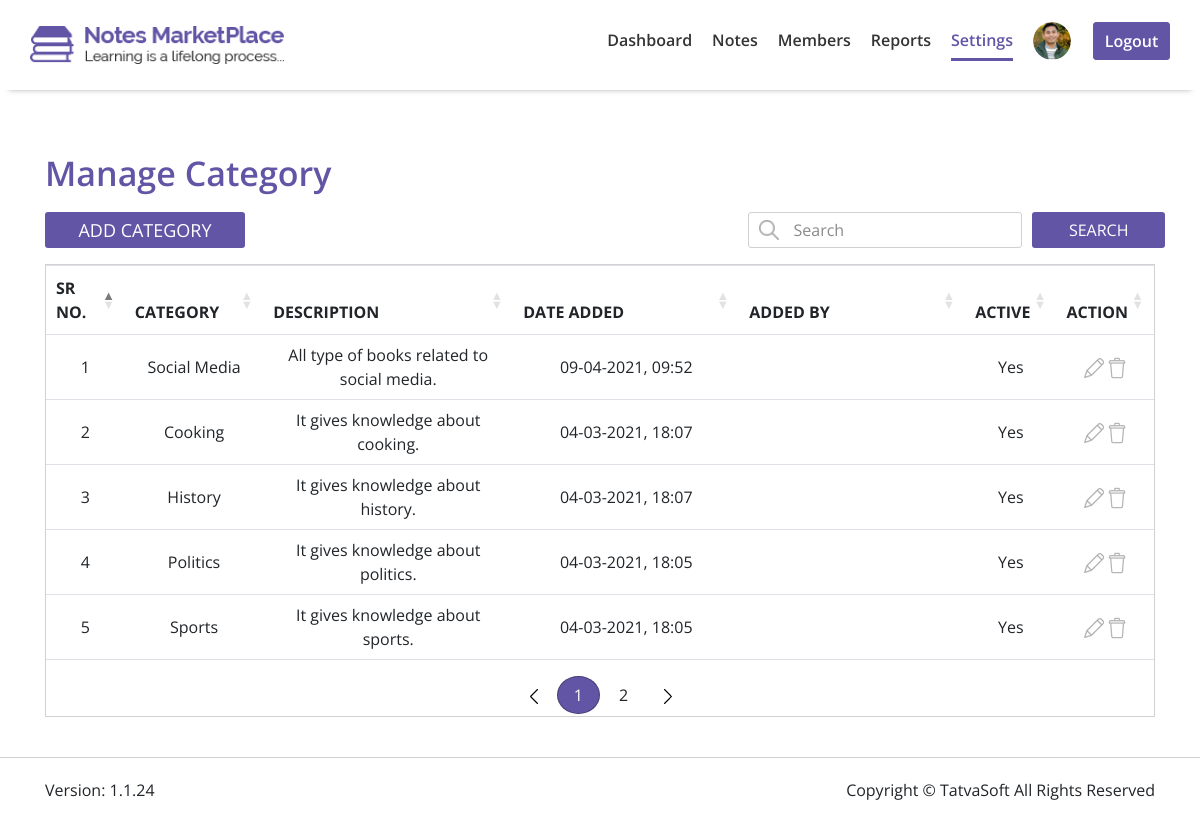
Screenshot of /MVC3/Notes-marketplace/SRS_Notes/Admin/manage-category.php (signed in) with the database file from the repository.
### tables this page shows
CREATE TABLE `notecategories` (
  `ID` int(11) NOT NULL,
  `Name` varchar(100) NOT NULL,
  `Description` varchar(255) NOT NULL,
  `CreatedDate` datetime DEFAULT current_timestamp(),
  `CreatedBy` int(11) DEFAULT NULL,
  `ModifiedDate` datetime DEFAULT current_timestamp(),
  `ModifiedBy` int(11) DEFAULT NULL,
  `IsActive` bit(1) NOT NULL
);

### MVC3/Notes-marketplace/SRS_Notes/Admin/manage-category.php (the view, shortened to what this page needs)
<?php
$page = 'settings';
?>
<!DOCTYPE html>
<html lang="en">
<head>
    <link rel="stylesheet" href="css/bootstrap/bootstrap.min.css">
    <link rel="stylesheet" href="//cdn.datatables.net/1.10.24/css/jquery.dataTables.min.css">
    <link rel="stylesheet" href="css/style.css">
    <link rel="stylesheet" href="css/responsive.css">
</head>
<body>
    <?php
    include 'admin-header.php';
    include 'db_conntect.php';
    ?>
    <section id="manage-category">
        <div class="content-box">
            <div class="container">
                <div class="row">
                    <div class="col-md-12 col-12">
                        <div class="horizontal-heading">
                            <h3>Manage Category</h3>
                        </div>
                    </div>
                </div>
                <div class="row">
                    <div class="col-md-6 col-12 text-left">
                        <div id="add-administrator">
                            <a class="btn add-category-btn" href="add-category.php" title="ADD ADMINISTRATOR" role="button">ADD CATEGORY</a>
                        </div>
                    </div>
                    <div class="col-md-6 col-sm-12 col-12">
                        <div class="row text-right">
                            <div class="col-md-3">
                            </div>
                            <div class="col-md-9 col-12 col-sm-12">
                                <div class="row">
                                    <div class="col-md-8 col-8 col-sm-8 table-search-bar">
                                        <div class="form-group">
                                            <input type="search" class="form-control" id="search" placeholder="Search">
                                        </div>
                                    </div>
                                    <div class="col-md-4 col-4 col-sm-4 table-header-search-btn">
                                        <div id="search-btn">
                                            <a class="btn table-search-btn" title="search" role="button">SEARCH</a>
                                        </div>
                                    </div>
                                </div>
                            </div>
                        </div>
                    </div>
                </div>
                <div class="row">
                    <div class="col-md-12">
                        <div class="manage-category-table table-responsive">
                            <table class="table table-hover" id="category-data-table">
                                <thead>
                                    <tr class="text-center">
                                        <th scope="col" class="table-header">SR NO.</th>
                                        <th scope="col" class="table-header">CATEGORY</th>
                                        <th scope="col" class="table-header">DESCRIPTION</th>
                                        <th scope="col" class="table-header date">DATE ADDED</th>
                                        <th scope="col" class="table-header seller">ADDED BY</th>
                                        <th scope="col" class="table-header">ACTIVE</th>
                                        <th scope="col" class="table-header">ACTION</th>
                                    </tr>
                                </thead>
                                <tbody>
                                    <?php
                                    $categorydata = "SELECT * FROM notecategories ORDER BY CreatedDate DESC";
                                    $categorydataquery = mysqli_query($conn, $categorydata);
                                    $count = mysqli_num_rows($categorydataquery);
                                    for ($i = 1; $i <= $count; $i++) {
                                        $cdata = mysqli_fetch_assoc($categorydataquery);
                                    ?>
                                        <tr style="height: 50px;" class="text-center">
                                            <td><?php echo $i; ?></td>
                                            <td><?php echo $cdata['Name']; ?></td>
                                            <td><?php echo $cdata['Description']; ?></td>
                                            <td><?php $addeddate =  $cdata['CreatedDate'];
                                                $date = strtotime($addeddate);
                                                echo date('d-m-Y, H:i', $date); ?></td>
                                            <td><?php
                                                ?></td>
                                            <td><?php
                                                if ($cdata['IsActive'] == 1) {
                                                    echo "Yes";
                                                } else {
                                                    echo "No";
                                                }
                                                ?></td>
                                            <td class="text-center">
                                                <a href="add-category.php?id=<?php echo $cdata['ID']; ?>"><img src="admin-images/images/edit.png" alt="edit"></a>
                                                <a class="delete-category" href="manage-category.php?id=<?php echo $cdata['ID']; ?>"><img src="admin-images/images/delete.png" alt="delete"></a>
                                            </td>
                                        </tr>
                                    <?php
                                    }
                                    ?>
                                </tbody>
                            </table>
                        </div>
                    </div>
                </div>
            </div>
        </div>
    </section>
    <?php
    include 'footer.php';
    ?>
</body>
</html>

### MVC3/Notes-marketplace/SRS_Notes/Admin/admin-header.php (shortened to what this page needs)
<header>
    <nav class="navbar navbar-expand-lg white-navbar navbar-fixed-height fixed-top">
        <div class="container">
            <div class="row">
                <div class="navbar-header col-lg-3 col-10">
                    <a class="navbar-brand text-left" href="#">
                        <img src="admin-images/images/logo.png" alt="logo">
                    </a>
                </div>
                <div class="collapse navbar-collapse col-lg-9" id="navbarSupportedContent">
                    <ul class="navbar-nav ml-auto">
                        <li class="nav-item"><a class="nav-link <?php if ($page == 'dashboard') {
                                                                    echo 'active';
                                                                } ?>" href="admin-dashboard.php">Dashboard</a></li>
                        <li class="nav-item notes-dropdown">
                            <a class="nav-link <?php if ($page == 'notes') {
                                                    echo 'active';
                                                } ?>" href="#" data-toggle="dropdown" aria-haspopup="true" aria-expanded="false">
                                Notes</a>
                        </li>
                        <li class="nav-item"><a class="nav-link <?php if ($page == 'members') {
                                                                    echo 'active';
                                                                } ?>" href="mambers.php">Members</a></li>
                        <li class="nav-item reports-dropdown">
                            <a class="nav-link <?php if ($page == 'spam-reports') {
                                                    echo 'active';
                                                } ?>" href="#" data-toggle="dropdown" aria-haspopup="true" aria-expanded="false">
                                Reports</a>
                        </li>
                        <li class="nav-item setting-dropdown">
                            <a class="nav-link <?php if ($page == 'settings') {
                                                    echo 'active';
                                                } ?>" href="#" data-toggle="dropdown" aria-haspopup="true" aria-expanded="false">
                                Settings</a>
                        </li>
                        <li class="nav-item profile-dropdown">
                            <a class="nav-link" href="#" data-toggle="dropdown" aria-haspopup="true" aria-expanded="false">
                                <img src="admin-images/images/reviewer-1.png" class="rounded-circle">
                            </a>
                        </li>
                        <li class="nav-item"><a class="nav-link" href="../logout.php">Logout</a></li>
                    </ul>
                </div>
            </div>
        </div>
    </nav>
</header>

### MVC3/Notes-marketplace/SRS_Notes/Admin/footer.php
<footer>
    <section id="footer">
        <div class="container">
            <div class="row">
                <div class="col-md-6 col-sm-4 footer-text text-left">
                    <p>Version: 1.1.24</p>
                </div>
                <div class="col-md-6 col-sm-8 footer-icon text-right">
                    <p>Copyright &copy; TatvaSoft All Rights Reserved</p>
                </div>
            </div>
        </div>
    </section>
</footer>

### MVC3/Notes-marketplace/SRS_Notes/Admin/css/style.css (style rules this page uses)
* { margin: 0; padding: 0; box-sizing: border-box; }
.content-box { padding: 60px 0; }
.horizontal-heading h3 { font-size: 34px; font-weight: 600; line-height: 38px; color: #6255a5; margin-bottom: 50px; }
.table-search-btn { font-size: 16px; line-height: 22px; color: #fff; background-color: #6255a5; height: 36px; width: 100%; border-radius: 3px; }
html, body { height: 100%; font-family: 'Open Sans', sans-serif; }
.dashboard-published-notes-table, .manage-administrator-table, .manage-category-table, .manage-country-table, .manage-type-table, .members-table, .spam-report-table, .published-notes-table, .downloaded-notes-table, .rejected-notes-table, .notes-under-review-table, .notes-table { border: 0.2px solid #d1d1d1; margin-top: 0px; }
.table>tbody>tr>td { vertical-align: middle; }
.table-hover { margin-bottom: 0px; }
.footer-text p, .footer-icon p { font-size: 16px; }
footer { border-top: 1px solid #d1d1d1; padding: 20px 0 10px 0; margin-top: 0px; background: white; -webkit-transition: all 300ms linear; transition: all 300ms linear; }
.form-group input { border: 1px solid #d1d1d1; width: 100%; height: 50px; border-radius: 3px; margin: 0px 30px 0px 0px; }
.navbar .row { width: 100%; margin: auto; }
.navbar-header img { width: 100%; }
.navbar { padding: 20px 0; }
nav.navbar .container { padding: 0; margin: auto; }
#navbarSupportedContent .nav-item { padding: 0 14px; width: -webkit-max-content; width: -moz-max-content; width: max-content; -webkit-transition: all .8s ease-in-out; -moz-transition: all .8s ease-in-out; -o-transition: all .8s ease-in-out; transition: all .8s ease-in-out; }
#navbarSupportedContent { padding-right: 0; padding-left: 0; }
.navbar-header { padding-left: 0; }
.nav-link { padding-left: 0 !important; padding-right: 0 !important; }
ul.navbar-nav li a { font-size: 16px; line-height: 20px; font-weight: 600; color: #fff; }
ul.navbar-nav li a img { width: 38px; height: 38px; padding: 0; margin-top: -8px; }
ul.navbar-nav>li:last-child { background: #fff; border: 1px solid #fff; border-radius: 3px; -webkit-transition: all .5s; transition: all .5s; height: 38px; margin-left: 12px; }
ul.navbar-nav>li:last-child a { font-size: 16px; font-weight: 600; color: #6255a5; -webkit-transition: all .5s; transition: all .5s; min-width: 55px; text-align: center; }
.white-navbar { background: #fff; padding: 20px 0; -webkit-box-shadow: 0 8px 6px -9px #999; box-shadow: 0 8px 6px -9px #999; z-index: 2; }
.white-navbar #navbarSupportedContent { background: #fff; padding-right: 0; padding-left: 0; transition: all .2s linear; }
.white-navbar ul.navbar-nav>li>a { color: #333333; }
.white-navbar ul.navbar-nav>li:last-child { background: #6255a5; border: 1px solid #6255a5; border-radius: 3px; -webkit-transition: all .5s; transition: all .5s; }
.white-navbar ul.navbar-nav>li:last-child a { color: #fff; -webkit-transition: all .5s; transition: all .5s; }
.white-navbar a.active { color: #6255a5 !important; border-bottom: 3px solid #6255a5; }
.navbar-fixed-height { height: 90px; -webkit-transition: all .1s ease-in-out; transition: all .1s ease-in-out; }
.navbar-collapse { -webkit-transition: height .1s ease-in-out; transition: height .1s ease-in-out; }
.table-search-bar { padding: 0px 5px 0px 5px; }
.table-header-search-btn { padding: 0px 5px 0px 5px; }
.form-group input[type="search"] { text-indent: 10px; padding-left: 35px; text-overflow: ''; -webkit-appearance: none; -moz-appearance: none; appearance: none; background: #fff url('../admin-images/images/search-icon.png') no-repeat; background-size: 20px 20px; background-position: 10px; }
#manage-category .content-box { padding-top: 130px; padding-bottom: 40px; }
#manage-category .horizontal-heading h3 { margin-bottom: 20px; }
.add-category-btn { font-size: 18px; line-height: 22px; color: #fff; background-color: #6255a5; height: 36px; width: 200px; border-radius: 3px; }
#manage-category .form-group input { height: 36px; }
.seller, .date { min-width: 190px; }
table.dataTable thead th, table.dataTable thead td { padding: 10px 18px; border-bottom: none !important; }
table.dataTable.no-footer { border-bottom: 1px solid #dee2e6 !important; }

### MVC3/Notes-marketplace/SRS_Notes/Admin/css/responsive.css (style rules this page uses)
@media (min-width: 992px) and (max-width: 1200px) { #navbarSupportedContent .nav-item { padding: 0 10px; } }

### rows the page displays
notecategories: Name "Social Media", Description "All type of books related to social media.", CreatedDate "09-04-2021, 09:52", IsActive "Yes"
notecategories: Name "Cooking", Description "It gives knowledge about cooking.", CreatedDate "04-03-2021, 18:07", IsActive "Yes"
notecategories: Name "History", Description "It gives knowledge about history.", CreatedDate "04-03-2021, 18:07", IsActive "Yes"
notecategories: Name "Politics", Description "It gives knowledge about politics.", CreatedDate "04-03-2021, 18:05", IsActive "Yes"
notecategories: Name "Sports", Description "It gives knowledge about sports.", CreatedDate "04-03-2021, 18:05", IsActive "Yes"
